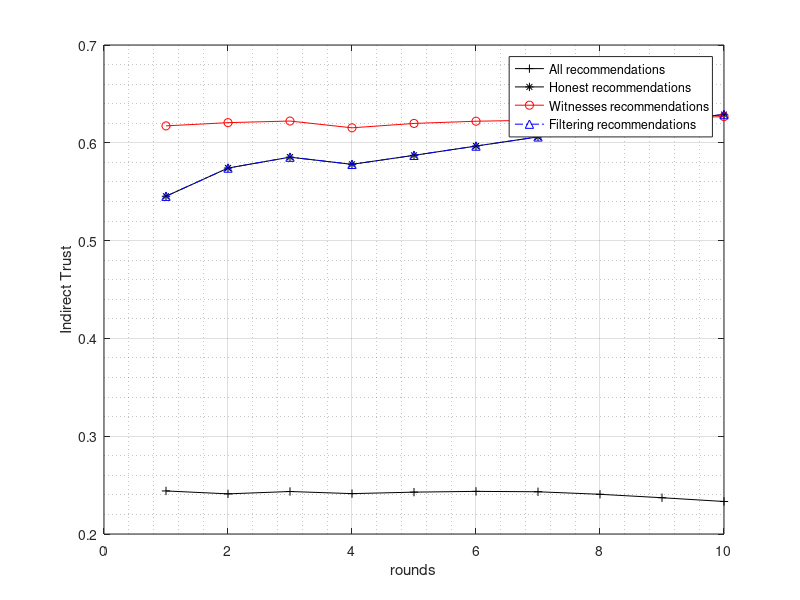

The MATLAB script that drew this image:
x=[1  2 3  4 5 6 7 8 9 10];

 y1=[0.244034576
0.241044626
0.243448822
0.241272979
0.242810921
0.243587092
0.24319168
0.240603713
0.237086995
0.233249292];

 y2=[0.545338986
0.57417727
0.585317652
0.578005719
0.587178889
0.596666362
0.606047348
0.614967204
0.622546759
0.628887118];
 
 y3=[0.617311468
0.620609988
0.622263716
0.615329324
0.619805719
0.62206725
0.623106906
0.624005237
0.62526178
0.626757718];
 
 y4=[0.545338986
0.57417727
0.585317652
0.578005719
0.587178889
0.596666362
0.606047348
0.614967204
0.622546759
0.628887118];

 plot(x,y1,'+-k',x,y2,'*-k',x,y3,'o-r',x,y4,'b-.^'); 
 
 xlabel('rounds'); ylabel('Indirect Trust');
 
 
 legend('All recommendations','Honest recommendations','Witnesses recommendations','Filtering recommendations');
  
set( legend,'location','best')

grid on
grid minor